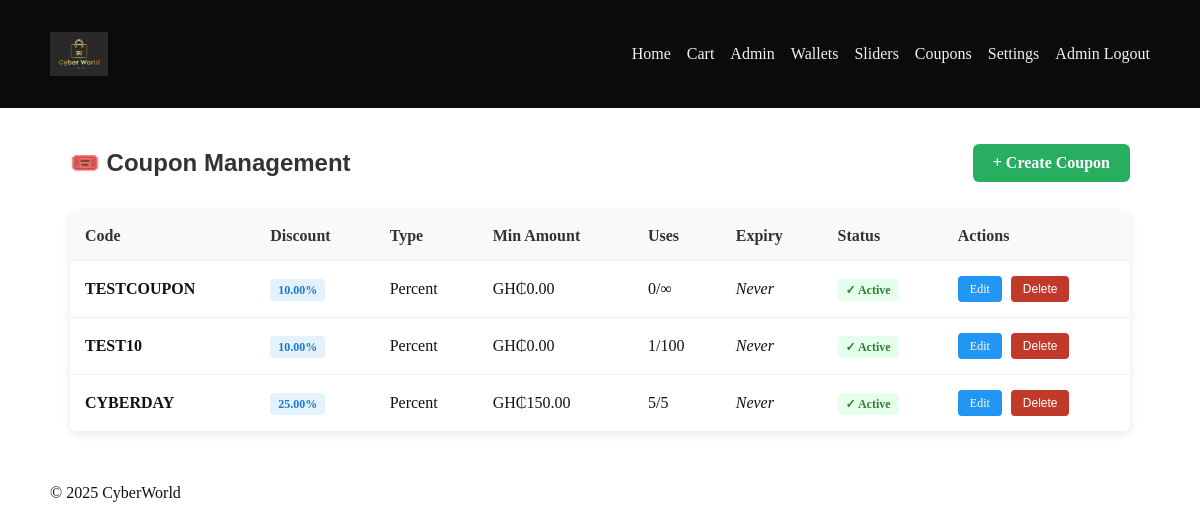
The page /admin/coupons (signed in) on the database its author committed.
### app.py (models this page shows, shortened)
class Settings(db.Model):
    id = db.Column(db.Integer, primary_key=True)
    logo_image = db.Column(db.String(300), default='/static/images/logo.svg')
    banner1_image = db.Column(db.String(300), default='/static/images/ads1.svg')
    banner2_image = db.Column(db.String(300), default='/static/images/ads2.svg')
    bg_image = db.Column(db.String(300), default='/static/images/product-bg.svg')
    primary_font = db.Column(db.String(100), default='Arial, sans-serif')
    secondary_font = db.Column(db.String(100), default='Verdana, sans-serif')
    primary_color = db.Column(db.String(7), default='#27ae60')
    secondary_color = db.Column(db.String(7), default='#2c3e50')
    updated_at = db.Column(db.DateTime, default=lambda: __import__('datetime').datetime.utcnow(), onupdate=lambda: __import__('datetime').datetime.utcnow())

class Coupon(db.Model):
    id = db.Column(db.Integer, primary_key=True)
    code = db.Column(db.String(50), unique=True, nullable=False, index=True)
    discount_type = db.Column(db.String(20), default='percent')  # 'percent' or 'fixed'
    discount_value = db.Column(db.Numeric(10, 2), nullable=False)
    max_uses = db.Column(db.Integer, default=None)  # None = unlimited
    current_uses = db.Column(db.Integer, default=0)
    min_amount = db.Column(db.Numeric(10, 2), default=0)  # Minimum order amount
    max_discount = db.Column(db.Numeric(10, 2), default=None)  # Max discount cap for percent
    expiry_date = db.Column(db.DateTime, default=None)  # None = no expiry
    is_active = db.Column(db.Boolean, default=True)
    created_at = db.Column(db.DateTime, default=lambda: __import__('datetime').datetime.utcnow())
    card_size = db.Column(db.String(20), default='medium')  # small, medium, large

### app.py (the view)
@app.route('/admin/coupons')
@login_required
def admin_coupons():
    if not hasattr(current_user, 'username'):
        flash('Admin access required.', 'danger')
        return redirect(url_for('index'))
    coupons = Coupon.query.order_by(Coupon.created_at.desc()).all()
    return render_template('admin_coupons.html', coupons=coupons)

### app.py (called while the page is built)
@login_manager.user_loader
def load_user(user_id):
    try:
        user_id = int(user_id)
        admin = AdminUser.query.get(user_id)
        if admin:
            return admin
        customer = User.query.get(user_id)
        if customer:
            return customer
    except Exception:
        pass
    return None

def get_settings():
    settings = Settings.query.first()
    if not settings:
        settings = Settings()
        db.session.add(settings)
        db.session.commit()
    return settings

@app.context_processor
def inject_now():
    from datetime import datetime
    settings = get_settings()
    return {"now": datetime.utcnow(), "PAYSTACK_PUBLIC": PAYSTACK_PUBLIC, "settings": settings}

### templates/admin_coupons.html (shortened to what this page needs)
{% extends 'base.html' %}
{% block content %}
<div class="admin-container">
    <div class="admin-header">
        <h2>🎟️ Coupon Management</h2>
        <a class="btn-add" href="/admin/coupon/new">+ Create Coupon</a>
    </div>
    {% if coupons %}
    <table class="coupons-table">
        <thead>
            <tr>
                <th>Code</th>
                <th>Discount</th>
                <th>Type</th>
                <th>Min Amount</th>
                <th>Uses</th>
                <th>Expiry</th>
                <th>Status</th>
                <th>Actions</th>
            </tr>
        </thead>
        <tbody>
            {% for coupon in coupons %}
            <tr>
                <td><strong>{{ coupon.code }}</strong></td>
                <td>
                    {% if coupon.discount_type == 'percent' %}
                        <span class="discount-badge">{{ coupon.discount_value }}%</span>
                    {% else %}
                        <span class="discount-badge">GH₵{{ coupon.discount_value }}</span>
                    {% endif %}
                </td>
                <td>{{ coupon.discount_type|title }}</td>
                <td>GH₵{{ coupon.min_amount }}</td>
                <td>{{ coupon.current_uses }}{% if coupon.max_uses %}/{{ coupon.max_uses }}{% else %}/∞{% endif %}</td>
                <td>
                    {% if coupon.expiry_date %}
                        {{ coupon.expiry_date.strftime('%Y-%m-%d') }}
                    {% else %}
                        <em>Never</em>
                    {% endif %}
                </td>
                <td>
                    {% if coupon.is_active %}
                        <span class="badge-active">✓ Active</span>
                    {% else %}
                        <span class="badge-inactive">✗ Inactive</span>
                    {% endif %}
                </td>
                <td>
                    <a href="/admin/coupon/edit/{{ coupon.id }}" class="btn-edit">Edit</a>
                    <form action="/admin/coupon/delete/{{ coupon.id }}" method="post" style="display:inline;" onsubmit="return confirm('Delete this coupon?');">
                        <button class="btn-delete" type="submit">Delete</button>
                    </form>
                </td>
            </tr>
            {% endfor %}
        </tbody>
    </table>
    {% else %}
    <div class="empty-state">
        <p>No coupons yet. <a href="/admin/coupon/new">Create your first coupon</a></p>
    </div>
    {% endif %}
</div>
{% endblock %}

### templates/base.html (shortened to what this page needs)
<!doctype html>
<html lang="en">
  <head>
    <link rel="stylesheet" href="/static/css/style.css">
  </head>
  <body>
    <header class="site-header">
      <div class="container">
        <div class="brand">
          <a href="/" class="logo-link">
            <img src="{{ settings.logo_image }}" alt="CyberWorld" class="logo-img" />
          </a>
        </div>
        <nav class="main-nav">
          <a href="/">Home</a>
          <a href="/cart">Cart</a>
          {% if current_user.is_authenticated %}
            {% if current_user.username is defined %}
              <a href="/admin">Admin</a>
              <a href="/admin/wallets">Wallets</a>
              <a href="/admin/sliders">Sliders</a>
              <a href="/admin/coupons">Coupons</a>
              <a href="/admin/settings">Settings</a>
              <a href="/admin/logout">Admin Logout</a>
            {% else %}
              <span style="margin-left: 1rem; color: #fff;">{{ current_user.email }}</span>
              <a href="/logout">Logout</a>
            {% endif %}
          {% else %}
            <a href="/register">Register</a>
            <a href="/login">Customer Login</a>
            <a href="/admin/login">Admin</a>
          {% endif %}
        </nav>
      </div>
    </header>
    <main class="container">
      {% block content %}{% endblock %}
    </main>
    <footer class="site-footer">
      <div class="container">© {{ now.year }} CyberWorld</div>
    </footer>
  </body>
</html>

### static/css/style.css (style rules this page uses)
body { font-family: system-ui, -apple-system, 'Segoe UI', Roboto, Arial; margin:0; color:#111; }
.container { max-width: 1100px; margin: 0 auto; padding: 1rem; }
.site-header { background: #0b0b0b; color: #fff; padding: 1rem 0; }
.site-header .container { display:flex; justify-content:space-between; align-items:center; }
.site-header a { color: inherit; text-decoration: none; }
.logo-img { height:44px; display:block; }
.site-header .main-nav { display:flex; gap:1rem; align-items:center; }
.site-header .main-nav a { color: #fff; opacity: 0.95; }

### templates/admin_coupons.html (style rules this page uses)
.admin-container { padding: 20px; max-width: 1200px; margin: 0 auto; }
.admin-header { display: flex; justify-content: space-between; align-items: center; margin-bottom: 30px; }
.admin-header h2 { margin: 0; color: #333; }
.btn-add { background: #27ae60; color: white; padding: 10px 20px; border-radius: 6px; text-decoration: none; font-weight: bold; }
.coupons-table { width: 100%; border-collapse: collapse; background: white; border-radius: 8px; overflow: hidden; box-shadow: 0 2px 10px rgba(0,0,0,0.1); }
.coupons-table th, .coupons-table td { padding: 15px; text-align: left; border-bottom: 1px solid #eee; }
.coupons-table th { background: #f9f9f9; font-weight: bold; color: #333; }
.badge-active { background: #e6ffed; color: #2e7d32; padding: 4px 8px; border-radius: 4px; font-size: 12px; font-weight: bold; }
.discount-badge { background: #e3f2fd; color: #1976d2; padding: 4px 8px; border-radius: 4px; font-size: 12px; font-weight: bold; }
.btn-edit, .btn-delete { padding: 6px 12px; border-radius: 4px; text-decoration: none; font-size: 12px; cursor: pointer; border: none; }
.btn-edit { background: #2196F3; color: white; }
.btn-delete { background: #c0392b; color: white; margin-left: 5px; }

### rows shown on the page
Settings: logo_image (picture)
Coupon: code "TESTCOUPON", discount_value "10.00", discount_type "Percent", min_amount "0.00", current_uses "0", shows "Never", is_active "✓ Active"
Coupon: code "TEST10", discount_value "10.00", discount_type "Percent", min_amount "0.00", current_uses "1", max_uses "100", shows "Never", is_active "✓ Active"
Coupon: code "CYBERDAY", discount_value "25.00", discount_type "Percent", min_amount "150.00", current_uses "5", max_uses "5", shows "Never", is_active "✓ Active"
